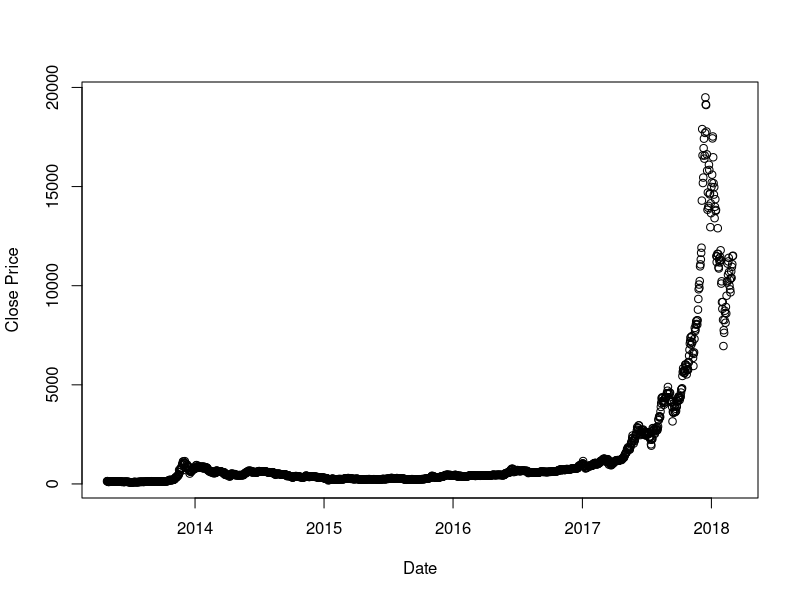
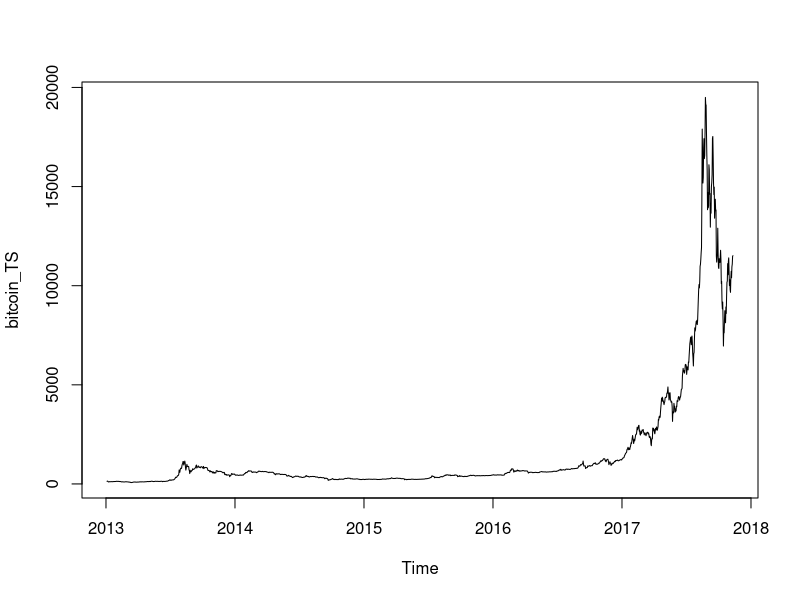

Recreate these plots in R, in order.
setwd('/Users/jedrzejsarna/Desktop/II stopien 3 semestr/Time Series Analysis')

bitcoin_dataset <- read.csv('Lab1_Bitcoin_Historical_Price.csv')

#simple way without ts() object as the data is imported correctly

bitcoin_dataset$Date <- as.Date(bitcoin_dataset$Date, format = "%d-%m-%Y")
typeof(bitcoin_dataset$Date)
plot(bitcoin_dataset$Date, bitcoin_dataset$Close, xlab = "Date", ylab = "Close Price")


#ts() object try
bitcoin_TS<-ts(bitcoin_dataset$Close,start = c(2013,4), frequency = 365)
plot(bitcoin_TS)
